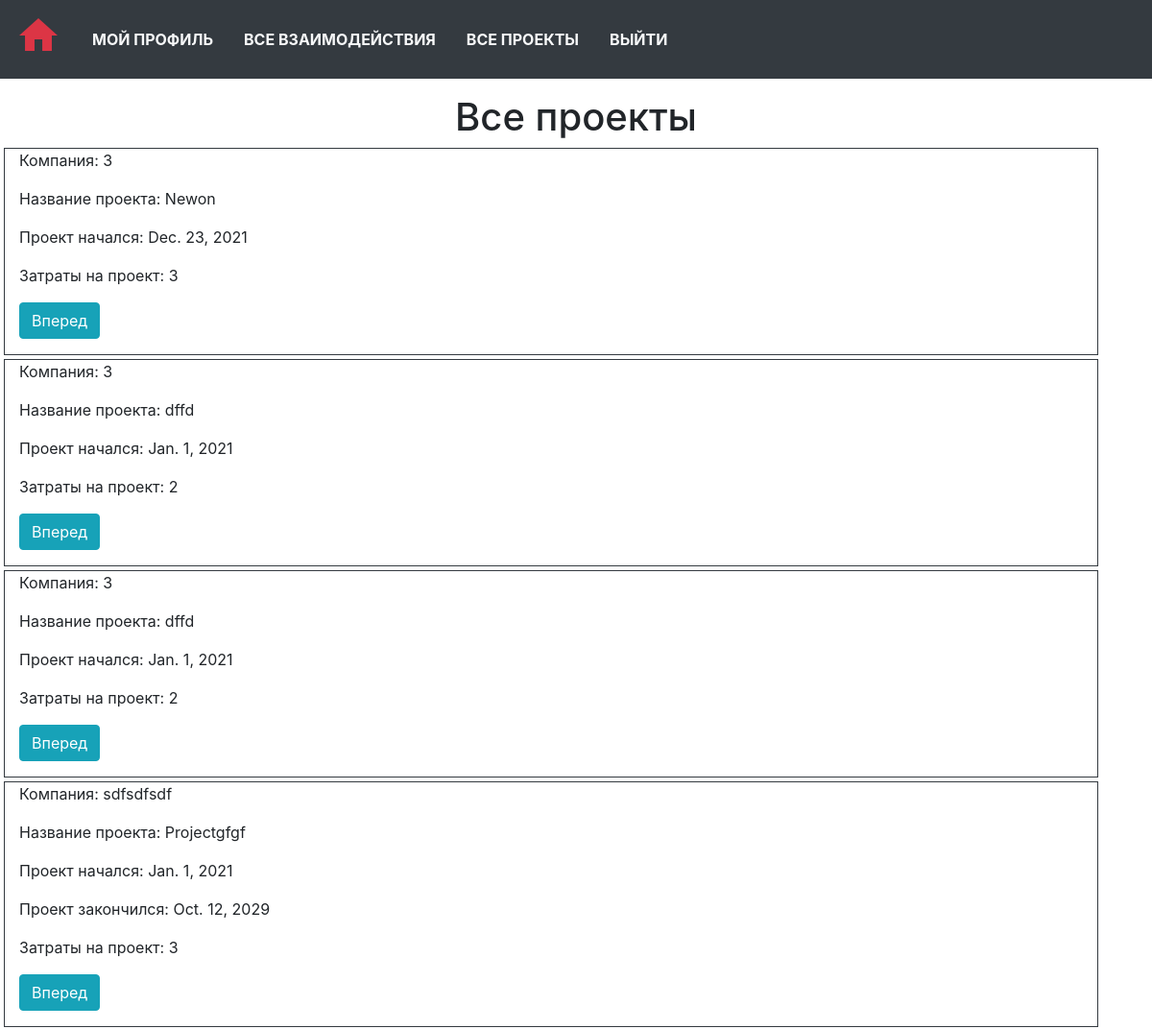
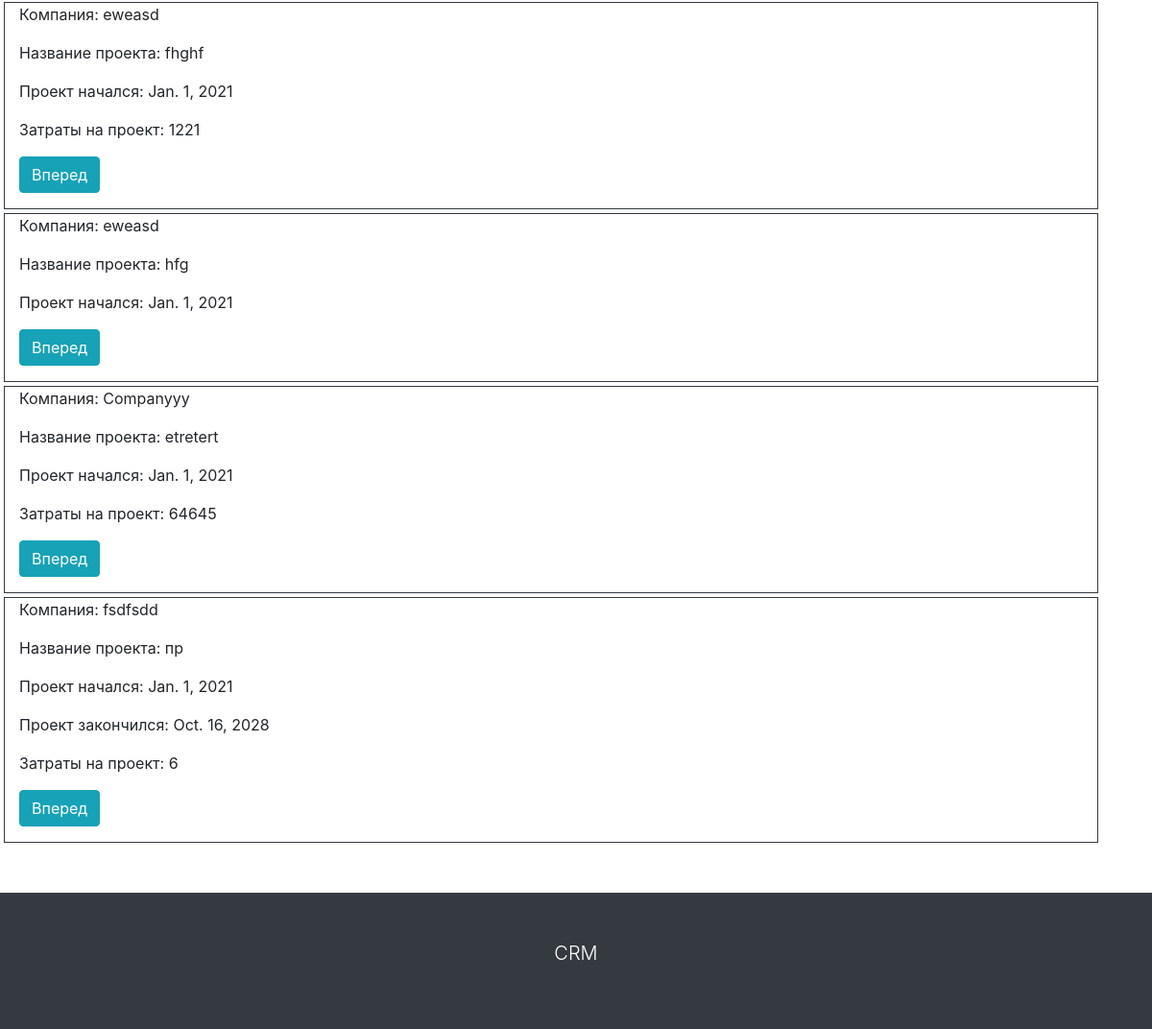
The page /all-projects/ (signed in) on the database as committed earlier (2 pictures, top to bottom).
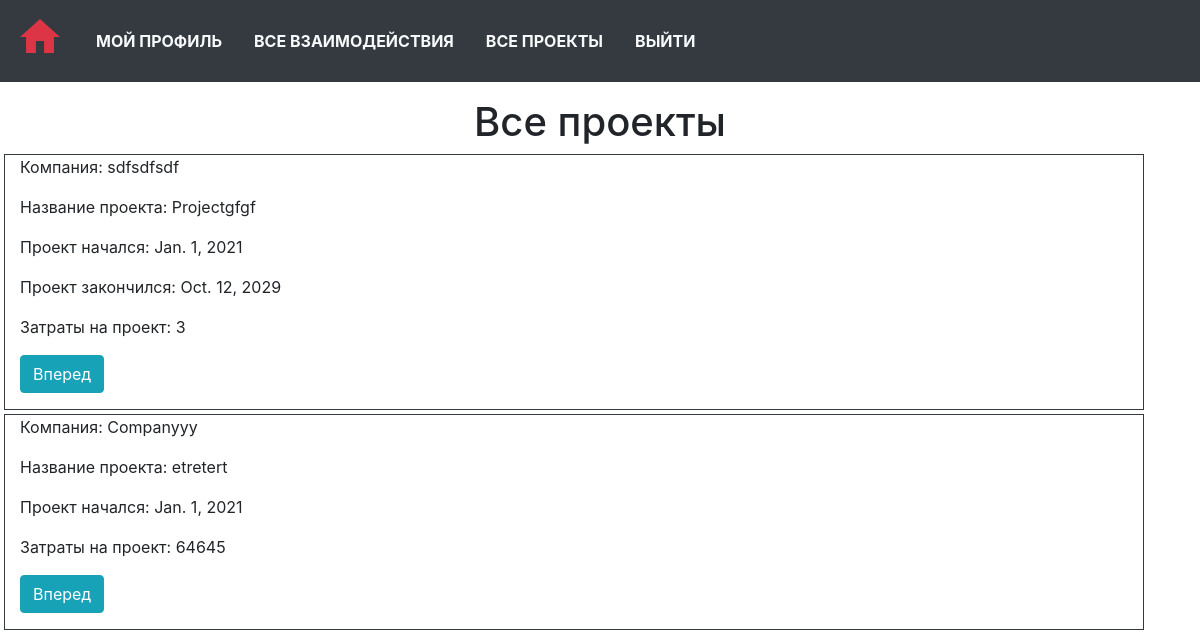
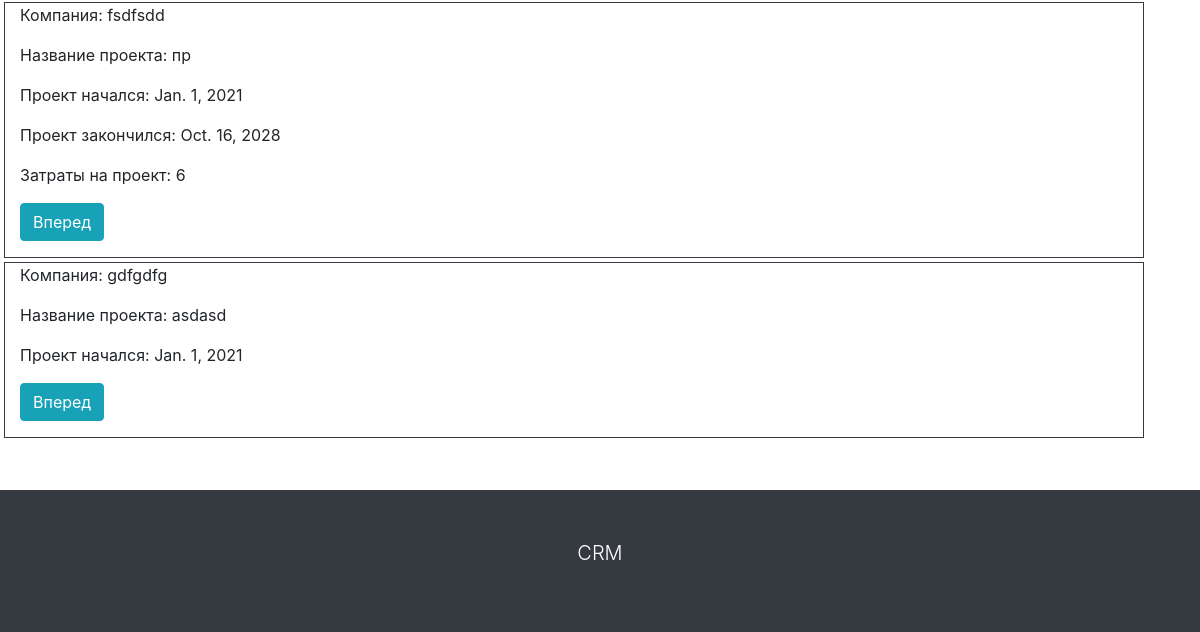
The same page on the database as committed later (2 pictures, top to bottom).
### main_crm/models.py (models this page shows, shortened)
class Project(models.Model):
    user = models.ForeignKey('Company', on_delete=models.CASCADE)
    title = models.CharField(max_length=250)
    description = RichTextUploadingField(blank=True)
    started_at = models.DateField()
    finished_at = models.DateField(blank=True, null=True)
    cost = models.IntegerField(blank=True, null=True, validators=(MinValueValidator(0),))
    class Meta:
        ordering = ['-started_at']
        verbose_name = 'Project'
        verbose_name_plural = 'Projects'

class Company(models.Model):
    company_name = models.CharField(max_length=150, unique=True)
    slug = models.SlugField(unique=True, null=True)
    fio = models.CharField(max_length=150)
    description = RichTextUploadingField(blank=True)
    published = models.DateField(auto_now_add=True)
    edited = models.DateField(auto_now=True)
    class Meta:
        ordering = ['published']
        verbose_name = 'Company'
        verbose_name_plural = 'Companies'
    def __str__(self):
        return self.company_name

### main_crm/views.py (the view)
# urls.py: path('all-projects/', views.AllProjectsListView.as_view(), name='all-projects'),
class AllProjectsListView(LoginRequiredMixin, ListView):
    template_name = 'cms_mainpage/all-projects.html'
    def get_queryset(self):
        return Project.objects.all()

### main_crm/templates/cms_mainpage/all-projects.html (shortened to what this page needs)
{% extends 'base.html' %}
{% block content %}
<h1 class="display-5 text-center mt-3">Все проекты</h1>
{% for project in project_list %}
<div class="container m-1 border border-dark">
    <p>Компания: {{ project.user }}</p>
    <p>Название проекта: {{ project.title }}</p>
    <p>Проект начался: {{ project.started_at }}</p>
    {% if project.finished_at %}
    <p>Проект закончился: {{ project.finished_at }}</p>
    {% endif %}
    {% if project.cost %}
    <p>Затраты на проект: {{ project.cost }}</p>
    {% endif %}
    <p><a href="{% url 'project-detail' project.pk %}" class="btn btn-info" role="button">Вперед</a></p>
</div>
{% endfor %}
{% endblock %}

### main_crm/templates/base.html (shortened to what this page needs)
{% load static %}
<!doctype html>
<html lang="en">
<head>
    <link rel="stylesheet" href="https://stackpath.bootstrapcdn.com/bootstrap/4.3.1/css/bootstrap.min.css"
>
    <link rel="stylesheet" type="text/css" href="{% static 'cms/css/style.css' %}">
</head>
<body>
<div class="wrapper">
    {% include 'cms_mainpage/navbar.html' %}
    <main class="main">
        {% block content %}
        {% endblock %}
    </main>
    {% include 'cms_mainpage/footer.html' %}
</div>
</body>
</html>

### main_crm/templates/cms_mainpage/navbar.html (shortened to what this page needs)
<nav class="navbar navbar-expand-md navbar-light bg-dark">
    <a href="{% url 'index' %}" class="navbar-brand"><i class="material-icons material-icons md-48 text-danger">home</i></a>
    <div id="navbar" class="collapse navbar-collapse justify-content-between">
        <ul class="navbar-nav">
            <li class="nav-item"><a class="nav-link text-light text-uppercase font-weight-bold px-3"
                                    href="{% url 'manager-profile' %}">Мой профиль</a></li>
            <li class="nav-item"><a class="nav-link text-light text-uppercase font-weight-bold px-3"
                                    href="{% url 'all-interaction-list' %}">Все взаимодействия</a>
            </li>
            <li class="nav-item"><a class="nav-link text-light text-uppercase font-weight-bold px-3"
                                    href="{% url 'all-projects' %}">Все проекты</a>
            </li>
            <li class="nav-item pull-right"><a class="nav-link text-light text-uppercase font-weight-bold px-3"
                                    href="{% url 'logout' %}">Выйти</a>
            </li>
        </ul>
    </div>
</nav>

### main_crm/templates/cms_mainpage/footer.html
<footer class="bg-dark text-white mt-5 p-5">
    <div class="container">
        <p class="lead text-center">CRM</p>
    </div>
</footer>

### main_crm/static/cms/css/style.css (style rules this page uses)
html, body { height: 100%; }
.wrapper { min-height: 100%; display: flex; flex-direction: column; }
.main { flex: 1 1 auto; }
.material-icons.md-48 { font-size: 48px; }

Rows that differ between the two databases and show on the page:
removed Project: user "З", title "Newon", started_at "Dec. 23, 2021", cost "3"
removed Project: user "З", title "dffd", started_at "Jan. 1, 2021", cost "2"
removed Project: user "З", title "dffd", started_at "Jan. 1, 2021", cost "2"
removed Project: user "eweasd", title "fhghf", started_at "Jan. 1, 2021", cost "1221"
removed Project: user "eweasd", title "hfg", started_at "Jan. 1, 2021"
added Project: user "gdfgdfg", title "asdasd", started_at "Jan. 1, 2021"
